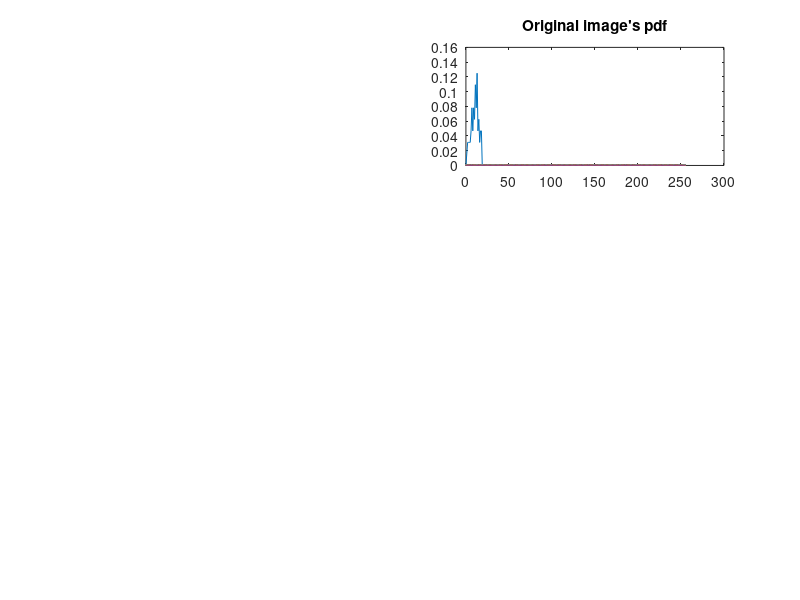

MATLAB code for this plot: (Note: this script raises an error after producing the figure.)
function homework02_04_main

%
% This function returns homework02_04 : Equalized pdf, image, T(r).
%
% Author : Yoonjae, Cho
% Email  : yoonjae.cho92@gmail.com
% Github : https://github.com/yoon-jae
%


% Exercise 7

in4_1 = [12 6 5 13 14 14 16 15;
         11 10 8 5 8 11 14 14;
         9 8 3 4 7 12 18 19;
         10 7 4 2 10 12 13 17;
         16 9 13 13 16 19 19 17;
         12 10 14 15 18 18 16 14;
         11 8 10 12 14 13 14 15;
         8 6 3 7 9 11 12 12];
     
[h, w] = size(in4_1);

p = zeros(256);

for i = 1:h
    for j = 1:w
        p(in4_1(i,j)) = p(in4_1(i,j)) + 1;
    end
end

p = p / (h * w);

c = zeros(256);
c(1) = p(1);

for i = 2:256
    c(i) = c(i-1) + p(i);
end
T = round((255) * c);

eq_img = zeros(h, w);

for i = 1:h
    for j = 1:w
        eq_img(i,j) = T(in4_1(i,j));
    end
end



hf = figure;

ha = subplot(3,2,1);
pos = get(ha,'Position');
un = get(ha,'Units');
delete(ha);
t = uitable('Units', un, 'Position', pos);
set(t, 'Data', in4_1, 'ColumnWidth', {25}, 'Position', pos);

subplot(3,2,2);
plot(0:255, p);
title("Original image's pdf");

ha = subplot(3,2,3);
pos = get(ha,'Position');
un = get(ha,'Units');
delete(ha);
t = uitable('Units', un, 'Position', pos);
set(t, 'Data', eq_img, 'ColumnWidth', {25});

out4_1 = imhisteq_func(in4_1);
out4_1 = out4_1 / (h*w);
subplot(3,2,4);
plot(0:255, out4_1);
title("Equalized image's pdf");

subplot(3,2,6);
plot(0:255, T);
title("s = T(r)");





% Excersice 9


[in4_2, map] = imread('emu.tif');
map = rgb2gray(map);

[h, w] = size(in4_2);
p = zeros(256);

for i = 1:h
    for j = 1:w
        if in4_2(i,j) == 0
            p(1) = p(1) + 1;
        else
            p(in4_2(i,j)) = p(in4_2(i,j)) + 1;
        end
    end
end

p = p / (h * w);

c = zeros(256);
c(1) = p(1);

for i = 2:255
    c(i) = c(i-1) + p(i);
end
T = round(255 * c);

eq_img = zeros(h, w);

for i = 1:h
    for j = 1:w
        if in4_2(i,j) ~= 0
            eq_img(i,j) = T(in4_2(i,j));
        end
    end
end



hf = figure;

ha = subplot(3,2,1);
imshow(in4_2);
title("Original image");

subplot(3,2,2);
plot(0:255, p);
title("Original image's pdf");

ha = subplot(3,2,3);
imshow(uint8(eq_img));
title("Equalized image");

out4_2 = imhisteq_func(in4_2);
subplot(3,2,4);
out4_2 = out4_2 / (h*w);
plot(0:255, out4_2);
title("Equalized image's pdf");

subplot(3,2,6);
plot(0:255, T);
title("s = T(r)");
    
